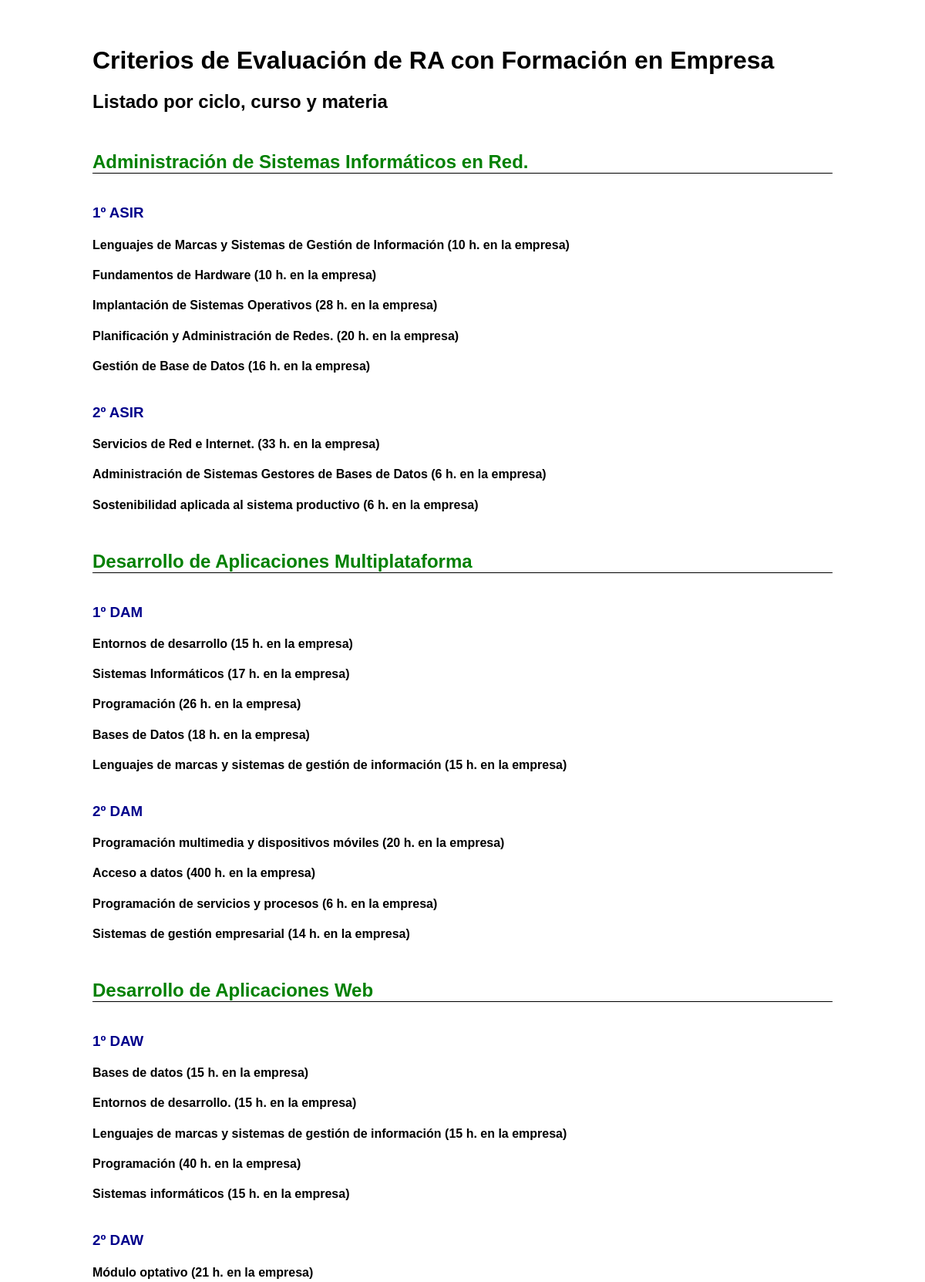
/v3/criterios_evaluacion_vista_previa_empresa.php (upper part), run on the app's committed database.
### tables this page shows
CREATE TABLE IF NOT EXISTS `ciclos` (
  `id` int(11) NOT NULL AUTO_INCREMENT,
  `nombre` varchar(200) NOT NULL,
  `familia` varchar(200) NOT NULL,
  `nivel` varchar(100) NOT NULL,
  PRIMARY KEY (`id`)
);

CREATE TABLE IF NOT EXISTS `cursos` (
  `id` int(11) NOT NULL AUTO_INCREMENT,
  `nombre` varchar(100) NOT NULL,
  `abreviatura` varchar(10) NOT NULL,
  `orden` int(11) DEFAULT NULL,
  `horas_semana` int(11) NOT NULL,
  `categoria` varchar(5) DEFAULT NULL,
  `idCiclo` int(11) DEFAULT NULL,
  PRIMARY KEY (`id`)
);

CREATE TABLE IF NOT EXISTS `materias` (
  `id` int(11) NOT NULL AUTO_INCREMENT,
  `nombre` varchar(100) NOT NULL,
  `idCurso` int(11) NOT NULL,
  `idDepartamento` int(11) DEFAULT NULL,
  `cantidad` int(11) NOT NULL DEFAULT '1',
  `horas` int(11) NOT NULL,
  `horas_complementarias` int(11) NOT NULL DEFAULT '0',
  `grupo` varchar(5) NOT NULL,
  `idEspecialidad` varchar(3) DEFAULT NULL,
  `computables_horas_grupo` tinyint(1) NOT NULL DEFAULT '1',
  `asignada_directiva` tinyint(4) NOT NULL DEFAULT '0',
  `min_num_profesores` int(11) NOT NULL DEFAULT '0',
  `max_grupos_profesor` int(11) NOT NULL DEFAULT '0',
  `tiene_programacion` tinyint(1) NOT NULL DEFAULT '1',
  `tipo` enum('TUTORIA','INGLES','OTRA') NOT NULL DEFAULT 'OTRA',
  `divisible` tinyint(4) NOT NULL DEFAULT '1',
  `horas_empresa` int(11) NOT NULL DEFAULT '0',
  `codigo_oficial` varchar(20) DEFAULT NULL,
  `nombre_oficial` varchar(200) DEFAULT NULL,
  `creditos_ects` int(11) DEFAULT NULL,
  `horas_anuales` int(11) DEFAULT NULL,
  PRIMARY KEY (`id`)
);

### v3/criterios_evaluacion_vista_previa_empresa.php (the view, shortened to what this page needs)
<?php
    include('includes/utilidades.php');
?>
<!DOCTYPE html>
<html>
    <head>
        <link rel="stylesheet" href="css/estilos_programaciones.css" />
    </head>
    <body>
        <h1>Criterios de Evaluación de RA con Formación en Empresa</h1>
        <h2>Listado por ciclo, curso y materia</h2>
        <?php
            $result = mysqli_query($db, "SELECT * FROM ciclos where familia like '%Informática%' and nivel like '%Ciclo Formativo%' ORDER BY nombre");
            while($fila = mysqli_fetch_assoc($result))
            {
                echo '<h2 style="margin-top:50px; border-bottom:1px solid black; color:green">' . $fila['nombre'] . '</h2>';
                $result2 = mysqli_query($db, "SELECT cursos.id, cursos.nombre FROM cursos, cursos_ciclos WHERE cursos.id = cursos_ciclos.idCurso AND cursos_ciclos.idCiclo = " . $fila['id'] . ' ORDER BY cursos_ciclos.orden');
                while($fila2 = mysqli_fetch_assoc($result2))
                {
                    echo '<h3 style="margin-top:40px; color:darkblue">' . $fila2['nombre'] . '</h3>';
                    $result3 = mysqli_query($db, "SELECT DISTINCT materias.id, materias.nombre_oficial, materias.horas_empresa FROM materias WHERE (idDepartamento = 1 or idDepartamento = 2 or idDepartamento = 8) and (materias.idCurso = {$fila2['id']} and materias.horas_empresa > 0)");
                    while($fila3 = mysqli_fetch_assoc($result3))
                    {
                        echo '<h4>' . $fila3['nombre_oficial'] . ' (' . $fila3['horas_empresa'] .  ' h. en la empresa)</h4>';
                    }
                }
            }
        ?>
    </body>
</html>

### v4/frontend/css/estilos_programaciones.css (style rules this page uses)
body { font-family: Arial, Verdana; margin: 5% 10%; }

### v3/criterios_evaluacion_vista_previa_empresa.php (style rules this page uses)
* { text-align: left !important; }

### data on the page
ciclos: nombre "Administración de Sistemas Informáticos en Red."
cursos: nombre "1º ASIR"
materias: nombre_oficial "Lenguajes de Marcas y Sistemas de Gestión de Información", horas_empresa "10"
materias: nombre_oficial "Fundamentos de Hardware", horas_empresa "10"
materias: nombre_oficial "Implantación de Sistemas Operativos", horas_empresa "28"
materias: nombre_oficial "Planificación y Administración de Redes.", horas_empresa "20"
materias: nombre_oficial "Gestión de Base de Datos", horas_empresa "16"
cursos: nombre "2º ASIR"
materias: nombre_oficial "Servicios de Red e Internet.", horas_empresa "33"
materias: nombre_oficial "Administración de Sistemas Gestores de Bases de Datos", horas_empresa "6"
materias: nombre_oficial "Sostenibilidad aplicada al sistema productivo", horas_empresa "6"
ciclos: nombre "Desarrollo de Aplicaciones Multiplataforma"
cursos: nombre "1º DAM"
materias: nombre_oficial "Entornos de desarrollo", horas_empresa "15"
materias: nombre_oficial "Sistemas Informáticos", horas_empresa "17"
materias: nombre_oficial "Programación", horas_empresa "26"
materias: nombre_oficial "Bases de Datos", horas_empresa "18"
materias: nombre_oficial "Lenguajes de marcas y sistemas de gestión de información", horas_empresa "15"
cursos: nombre "2º DAM"
materias: nombre_oficial "Programación multimedia y dispositivos móviles", horas_empresa "20"
materias: nombre_oficial "Acceso a datos", horas_empresa "400"
materias: nombre_oficial "Programación de servicios y procesos", horas_empresa "6"
materias: nombre_oficial "Sistemas de gestión empresarial", horas_empresa "14"
ciclos: nombre "Desarrollo de Aplicaciones Web"
cursos: nombre "1º DAW"
materias: nombre_oficial "Bases de datos", horas_empresa "15"
materias: nombre_oficial "Entornos de desarrollo.", horas_empresa "15"
materias: nombre_oficial "Lenguajes de marcas y sistemas de gestión de información", horas_empresa "15"
materias: nombre_oficial "Programación", horas_empresa "40"
materias: nombre_oficial "Sistemas informáticos", horas_empresa "15"
cursos: nombre "2º DAW"
materias: nombre_oficial "Módulo optativo", horas_empresa "21"
